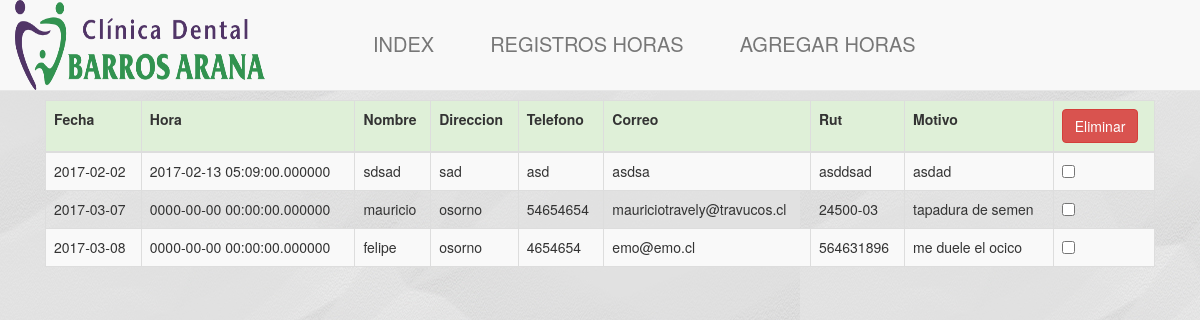
Page /registro.php on the committed database.
### tables this page shows
CREATE TABLE `fechas` (
  `fecha` date NOT NULL,
  `hora` datetime(6) NOT NULL,
  `nombre` varchar(30) NOT NULL,
  `direccion` varchar(30) NOT NULL,
  `telefono` varchar(30) NOT NULL,
  `correo` varchar(30) NOT NULL,
  `rut` varchar(30) NOT NULL,
  `motivo` varchar(30) NOT NULL,
  `id` int(5) NOT NULL
);

### registro.php (the view, shortened to what this page needs)
<?php
$link = mysqli_connect("localhost", "root", "","horas") or die("Error " . mysqli_error($link));
$query4='select * from fechas';
$resulta=mysqli_query($link,$query4);
?>
<!DOCTYPE html>
<html lang="en">
<head>
  	<link rel="stylesheet" href="https://maxcdn.bootstrapcdn.com/bootstrap/3.3.7/css/bootstrap.min.css">
</head>
<body background="img/fondo3.jpg">
<br><br><br><br><br>
     <nav class="navbar navbar-default navbar-fixed-top">
      <div class="container-fluid">
        <div class="navbar-header">
          <IMG alt="brand" SRC="img/log.png" WIDTH=250 HEIGHT=90 >
        </div>
        <div class="collapse navbar-collapse" id="navbar-1">
          <ul class="nav navbar-nav" style="margin-left: 80px;">
            <li><a href="index.php"><input type="button" class="btn btn-link navbar-btn" value="INDEX" style="font-size: 20px;"></a></li>
            <li><a href="registro.php"><input type="button" class="btn btn-link navbar-btn" value="REGISTROS HORAS" style="font-size: 20px;"></a></li>
            <li><a href="agregarhoras.php"><input type="button" class="btn btn-link navbar-btn" value="AGREGAR HORAS" style="font-size: 20px;"></a></li>
          </ul>
        </div>
      </div>
    </nav>
<div class="container">
  <div class="col-md-12">
    <form action="" method="post" name="frm">
    <div class="table-responsive">
      <table class="table table-striped table-bordered table-hover">
        <tr class="success">
          <th>Fecha</th>
          <th>Hora</th>
          <th>Nombre</th>
          <th>Direccion</th>
          <th>Telefono</th>
          <th>Correo</th>
          <th>Rut</th>
          <th>Motivo</th>
          <th><input type="submit" value="Eliminar" name="elim" align="center" class="btn btn-danger" /></th>
        </tr>
        <tbody>
        <?php
         while ( $row = $resulta->fetch_array() ):
            ?>
            <tr>
            <td><?php echo $row[0]; ?> </td>
            <td><?php echo $row[1]; ?> </td>
            <td><?php echo $row[2]; ?></td>
            <td><?php echo $row[3]; ?> </td>
            <td><?php echo $row[4]; ?> </td>
            <td><?php echo $row[5]; ?> </td>
            <td><?php echo $row[6]; ?> </td>
            <td><?php echo $row[7]; ?> </td>
            <td><input type="checkbox"  name="id[]" value="<?php echo $row[8] ?>" /></td>
            </tr>
        <?php endwhile; ?>
        </tbody>
      </table>
    </form>
    </div>
  </div>
</body>
</html>

### rows in the picture
fechas: fecha "2017-02-02", hora "2017-02-13 05:09:00.000000", nombre "sdsad", direccion "sad", telefono "asd", correo "asdsa", rut "asddsad", motivo "asdad"
fechas: fecha "2017-03-07", hora "0000-00-00 00:00:00.000000", nombre "mauricio", direccion "osorno", telefono "54654654", correo "mauriciotravely@travucos.cl", rut "24500-03", motivo "tapadura de semen"
fechas: fecha "2017-03-08", hora "0000-00-00 00:00:00.000000", nombre "felipe", direccion "osorno", telefono "4654654", correo "emo@emo.cl", rut "564631896", motivo "me duele el ocico"
